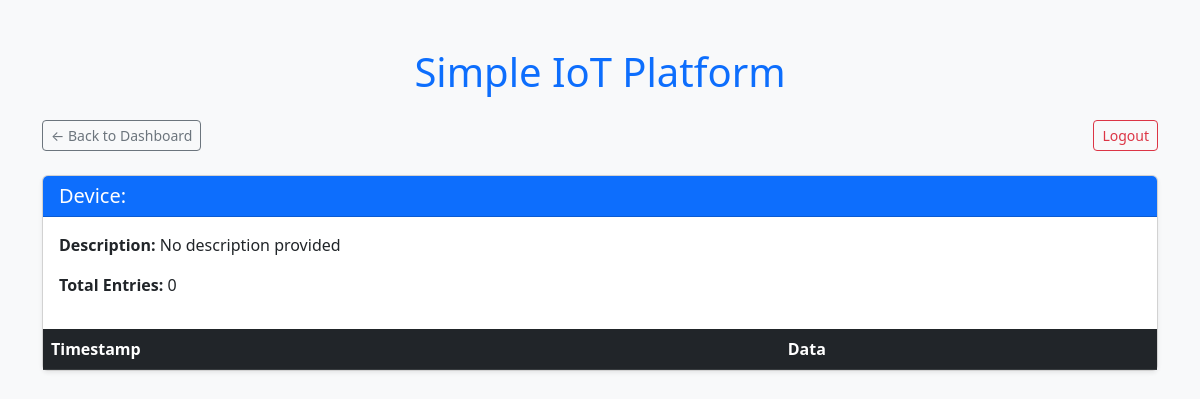
/device/sensor_003 (signed in), run on an earlier commit of the app's database.
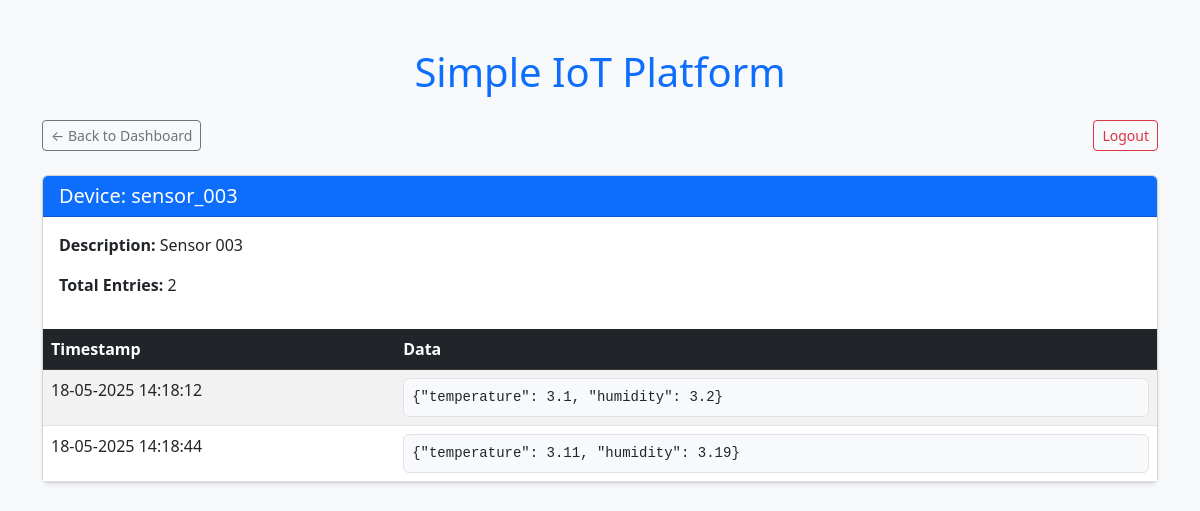
And on a later commit of the database.
### main.py (models this page shows)
class Device(db.Model):
    device_id = db.Column(db.String(50), unique=True, nullable=False, primary_key=True)
    description = db.Column(db.String(200), nullable=True)
    sensordatas = db.relationship('SensorData', back_populates="device")

class SensorData(db.Model):
    id = db.Column(db.Integer, primary_key=True)
    device_id = db.Column(db.ForeignKey('device.device_id'), nullable=False)
    data = db.Column(db.Text, nullable=False)
    timestamp = db.Column(db.DateTime, nullable=False, default=datetime.utcnow)
    device = db.relationship('Device', back_populates="sensordatas")

### main.py (the view)
@app.route('/device/<device_id>')
@login_required
def device(device_id):
    device = Device.query.filter_by(device_id=device_id).join(SensorData).order_by(SensorData.timestamp).first()
    print(device)
    return render_template('device.html', device=device, parse_time=parse_time)

### main.py (called while the page is built)
@login_manager.user_loader
def load_user(user_id):
    return User.query.get(int(user_id))

def parse_time(time):
    return time.strftime('%d-%m-%Y %H:%M:%S')

### templates/device.html (shortened to what this page needs)
<!DOCTYPE html>
<html lang="en">
<head>
    <link href="https://cdn.jsdelivr.net/npm/bootstrap@5.3.0/dist/css/bootstrap.min.css" rel="stylesheet">
</head>
<body class="bg-light">
    <div class="container py-5">
        <h1 class="mb-4 text-center text-primary">Simple IoT Platform</h1>
        <div class="d-flex justify-content-between mb-4">
            <a href="{{ url_for('test') }}" class="btn btn-sm btn-outline-secondary">← Back to Dashboard</a>
            <a href="{{ url_for('logout') }}" class="btn btn-sm btn-outline-danger">Logout</a>
        </div>
        <div class="card shadow-sm">
            <div class="card-header bg-primary text-white">
                <h5 class="mb-0">Device: {{ device.device_id }}</h5>
            </div>
            <div class="card-body">
                <p><strong>Description:</strong> {{ device.description or 'No description provided' }}</p>
                <p><strong>Total Entries:</strong> {{ device.sensordatas | length }}</p>
            </div>
            <div class="table-responsive">
                <table class="table table-striped table-hover mb-0">
                    <thead class="table-dark">
                        <tr>
                            <th scope="col">Timestamp</th>
                            <th scope="col">Data</th>
                        </tr>
                    </thead>
                    <tbody>
                    {% for sensordata in device.sensordatas %}
                        <tr>
                            <td>{{ parse_time(sensordata.timestamp) }}</td>
                            <td>
                                <pre class="m-0 bg-light border rounded p-2">{{ sensordata.data }}</pre>
                            </td>
                        </tr>
                    {% endfor %}
                    </tbody>
                </table>
            </div>
        </div>
    </div>
</body>
</html>

What changed in the data, as far as the page shows it:
added Device: device_id "sensor_003", description "Sensor 003"
added SensorData: timestamp "18-05-2025 14:18:12", data "{\"temperature\": 3.1, \"humidity\": 3.2}"
added SensorData: timestamp "18-05-2025 14:18:44", data "{\"temperature\": 3.11, \"humidity\": 3.19}"
Also different on the page:
{{ device.sensordatas | length }}: "0" → "2"
{{ device.description or 'No description provided' }}: "No description provided" → (not shown)
